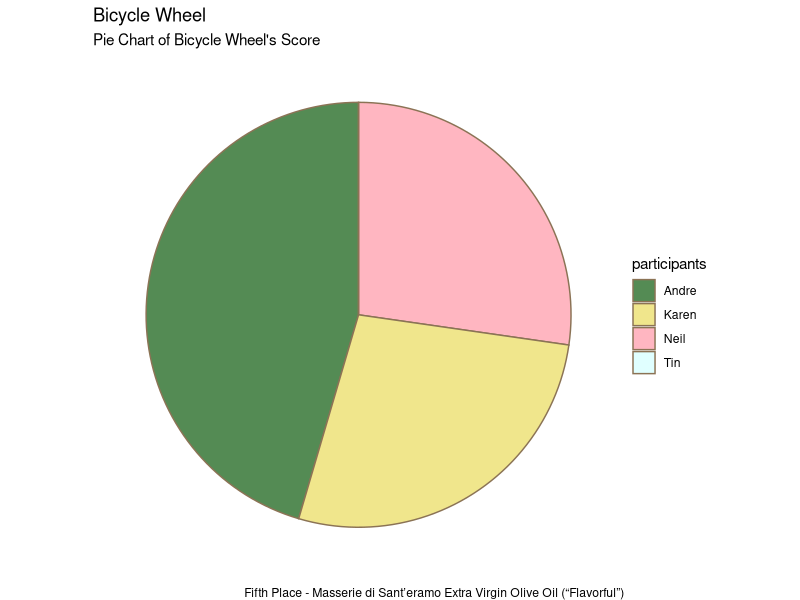

Recreate this plot in R.
# andre<- c("starlight","slayer", "scarlett", "bicycle wheel", "cronos","kepp")
# Neil<- c("starlight", "scarlett", "slayer", "kepp", "bicycle wheel","cronos" )
# tin<- c("scarlett", "slayer", "kepp", "cronos", "starlight", "bicycle wheel")
# karen<- c("starlight", "scarlett", "slayer", "kepp", "bicycle wheel","cronos" )


# starlight<- c("1","1","1","5")
# slayer<- c("2","3","3","2")
# scarlett<- c("3","2","2","1")
# bicyclewheel<- c("4","5","5","6")
# cronos<- c("5","6","6","4")
# kepp<- c("6","4","4","3")


#
# oilnames<- c("Starlight", "Scarlett", "Slayer", "Kepp", "Bicycle Wheel","Cronos" )
# scores<- c(33, 34.5, 31.5, 17, 11, 8)
#
# library(ggplot2)
#
# data<- data.frame(oilnames, scores)
#
# col<- c("darkslategray", "darkslateblue", "cornflowerblue" , "darkseagreen", "lightblue1" ,"darkslategray4")
#

#
# g<- ggplot(data, aes(x=oilnames, y=scores))+
#   geom_col(fill= col,color= "gray0", aes(oilnames, scores))+
#   labs(title = "Overall Olive Oil Score", caption = "Scarlett Wins")+
#   xlab("Oil Names")+
#   ylab("Scores")+
#   scale_y_continuous(expand = c(0, 0), limits = c(0, 40))+
#   theme_bw()

library(ggplot2)

participants<- c("Andre", "Neil" , "Karen", "Tin")
PeopleColors<- c("seagreen3","palegoldenrod","thistle2", "lightcyan4")

oilgraph<- function (name, color1, color2, color3, color4, data, scores, bordercolor, description, subt){
  ggplot(data, aes(x= "", y= scores, fill = participants))+
    geom_col(color= bordercolor)+
    coord_polar(theta = "y")+
    scale_fill_manual(values = c(color1,color2, color3, color4))+
    theme_void()+
    labs(title = name, subtitle =subt, caption = description)

}
bwscores<- c(5,3,3,0)
bwdata<- data.frame(participants, bwscores)

oilgraph(name = "Bicycle Wheel", color1 = "palegreen4", color2 = "khaki", color3 = "lightpink", color4 = "lightcyan" ,data = bwdata, scores = bwscores, bordercolor = "burlywood4", description = "Fifth Place - Masserie di Sant’eramo Extra Virgin Olive Oil (“Flavorful”)", subt = "Pie Chart of Bicycle Wheel's Score")

# keppscores<- c(0,5,5,7)
# keppdata<- data.frame(participants, keppscores)
# PeopleColors<- c("seagreen3","palegoldenrod","thistle2", "lightcyan4")
#
# ggplot(keppdata, aes(x= "", y= keppscores, fill = participants))+
#   geom_col(color = "snow4")+
#   coord_polar(theta = "y")+
#   scale_fill_manual(values = PeopleColors)+
#   theme_void()+
#   labs(title = "Kepp", subtitle = "Pie Chart of Kepp's Score", caption = "Sonoma Gourmet Basil &
#    Parmesan Organic Made With Extra Virgin Olive Oil - Fourth Place")
#


# SlayerScore<-c(8.75,7,7,8.75)
#
# slayerdata<- data.frame(participants, SlayerScore)
# PeopleColors<- c("seagreen1","lemonchiffon4","thistle1", "paleturquoise2")
# ggplot(slayerdata, aes(x ="", y= SlayerScore, fill = participants))+
#   geom_col(color= "yellow")+
#   coord_polar(theta = "y")+
#   scale_fill_manual(values = PeopleColors)+
#   theme_void()+
#   labs(title = "Slayer", subtitle = "Pie Chart of Slayer's Score", caption = "Unio (?) Extra Virgin Olive Oi - Third Place")




#
# StarlightScore<- c(1,1,1,5)
# StarlightScore2<-c(10,10,10,3)
#
# PeopleColors<- c("seagreen4","lemonchiffon2","thistle", "paleturquoise")
#
# StarData<- data.frame(participants, StarlightScore2)
#
# ggplot(StarData, aes(x = "", y= StarlightScore2, fill= participants))+
#   geom_col(color="black")+
#   coord_polar(theta = "y")+
#   scale_fill_manual(values = PeopleColors) +
#   theme_void()+
#   labs(title = "Starlight", subtitle = "Pie Chart of Starlight's Score", caption = " Trader Joes 100% Itallian Organic Extra Olive Oil - Second Place")
#

# cronosscore<- c( 3 ,0,0,5)
#
# crodata<- data.frame(participants, cronosscore)
# PeopleColors<- c("seagreen3","lemonchiffon2","thistle", "paleturquoise3")

# ggplot(crodata, aes(x = "", y = cronosscore, fill= participants))+
#   geom_col()+
#   coord_polar(theta = "y")+
#   scale_fill_manual(values = PeopleColors)+
#   theme_void()+
#   labs(title = "Cronos",caption = "Monini White Truffle Flavored - Last Place", subtitle = "Pie Chart of Cronos' Scores")